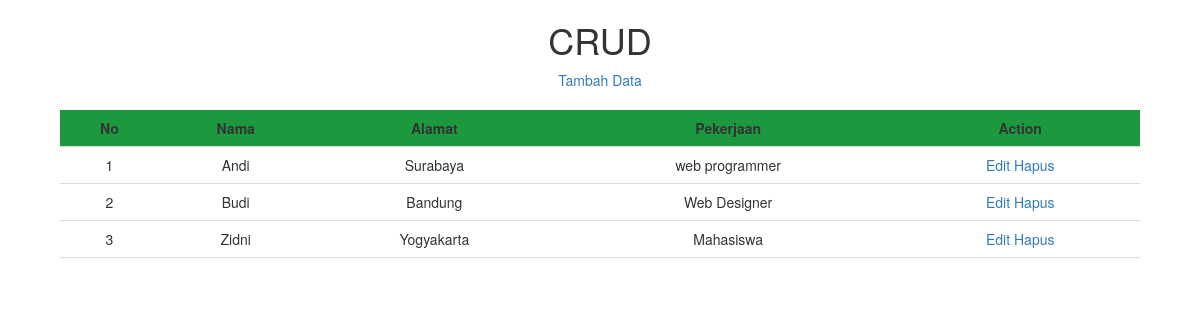
The page / on the database its author committed.
### tables this page shows
CREATE TABLE IF NOT EXISTS `user` (
`id` int(11) NOT NULL,
  `nama` varchar(50) NOT NULL,
  `alamat` text NOT NULL,
  `pekerjaan` varchar(50) NOT NULL
);

### application/controllers/crud.php (called while the page is built, shortened)
<?php
class Crud extends CI_Controller{
	function __construct(){
		$this->load->model('m_data');
		$this->load->helper('url');
	}
	function index(){
		$data['user'] = $this->m_data->tampil_data()->result();
		$this->load->view('v_tampil',$data);
	}
}

### index.php (called while the page is built, shortened)
<?php
require_once BASEPATH.'core/CodeIgniter.php';

### application/models/m_data.php (called while the page is built, shortened)
<?php
class M_data extends CI_Model{
	function tampil_data(){
		return $this->db->get('user');
	}
}

### application/views/v_tampil.php (the view, shortened to what this page needs)
<!DOCTYPE html>
<html>
<head>
	<link rel="stylesheet" type="text/css" href="<?php echo base_url(); ?>css/bootstrap.css">
</head>
<body>
	<center><h1>CRUD</h1></center>
	<center><?php echo anchor('crud/tambah','Tambah Data'); ?></center><br>
	<table align="center">
	<thead>
		<tr>
			<th >No</th>
			<th>Nama</th>
			<th>Alamat</th>
			<th>Pekerjaan</th>
			<th>Action</th>
		</tr>
	</thead>
		<?php
		$no = 1;
		foreach($user as $u){
		?>
	<tbody>
		<tr>
			<td><?php echo $no++ ?></td>
			<td><?php echo $u->nama ?></td>
			<td><?php echo $u->alamat ?></td>
			<td><?php echo $u->pekerjaan ?></td>
			<td>
			      <?php echo anchor('crud/edit/'.$u->id,'Edit'); ?>
                              <?php echo anchor('crud/hapus/'.$u->id,'Hapus'); ?>
			</td>
		</tr>
	</tbody>
		<?php } ?>
	</table>
</body>
</html>

### application/views/v_tampil.php (style rules this page uses)
table { border-spacing: 0; border-collapse: collapse; width: 90%; }
th, td { text-align: center; padding: 8px; border-bottom: 1px solid #ddd; }
th { background-color: #1C993F; text-align: center; }

### rows shown on the page
user: nama "Andi", alamat "Surabaya", pekerjaan "web programmer", id "Edit", id "Hapus"
user: nama "Budi", alamat "Bandung", pekerjaan "Web Designer", id "Edit", id "Hapus"
user: nama "Zidni", alamat "Yogyakarta", pekerjaan "Mahasiswa", id "Edit", id "Hapus"

### other values the page prints
anchor('crud/tambah','Tambah Data') "Tambah Data"
